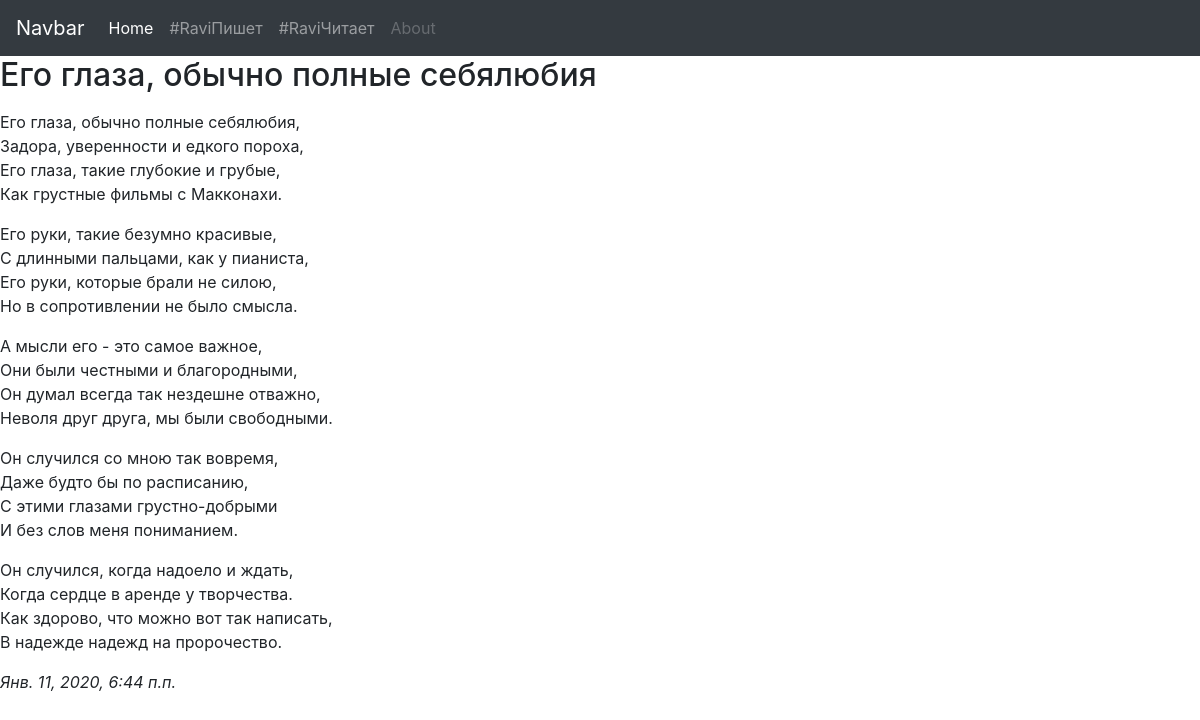
Screenshot of /rwr/4/ with the database file from the repository.
### rwr/models.py (models this page shows, shortened)
class Article(models.Model):
    article_title = models.CharField('Название статьи', max_length = 200)
    article_text = models.TextField('Текст статьи')
    pub_date = models.DateTimeField('Дата публикации')
    photo = models.ForeignKey(Photo, on_delete=models.DO_NOTHING, blank=True, null=True)
    class Meta():
        verbose_name = 'Стих'
        verbose_name_plural = 'Стихи'

### rwr/views.py (the view)
# urls.py: path('<int:article_id>/', views.detail, name='detail'),
def detail(request, article_id):
    try:
        article_detail = Article.objects.get(id = article_id)
    except:
        raise Http404("Статья не найдена")
    latest_comments_list = article_detail.comment_set.order_by('-id')[:10]
    return render(request, 'rwr/detail.html', {'article':article_detail, 'latest_comments_list':latest_comments_list})

### rwr/templates/rwr/detail.html (shortened to what this page needs)
{% extends 'base.html' %}
{% block content %}
    <h2>{{ article.article_title }}</h2>
    <p>{{ article.article_text|linebreaks }}</p>
    <em>{{ article.pub_date }}</em>
{% endblock %}

### rows the page displays
Article: article_title "Его глаза, обычно полные себялюбия", article_text "Его глаза, обычно полные себялюбия, Задора, уверенности и едкого пороха, Его глаза, такие глубокие и грубые, Как грустные фильмы с Макконахи. Его руки, такие безумно красивые, С длинными пальцами, как у пианиста, Его руки, которые брали не силою, Но в сопротивлении не было смысла. А мысли его - это самое важное, Они были честными и благородными, Он думал всегда так нездешне отважно, Неволя друг друга, мы были свободными. Он случился со мною так вовремя, Даже будто бы по расписанию, С этими глазами грустно-добрыми И без слов меня пониманием. Он случился, когда надоело и ждать, Когда сердце в аренде у творчества. Как здорово, что можно вот так написать, В надежде надежд на пророчество.", pub_date "Янв. 11, 2020, 6:44 п.п."
